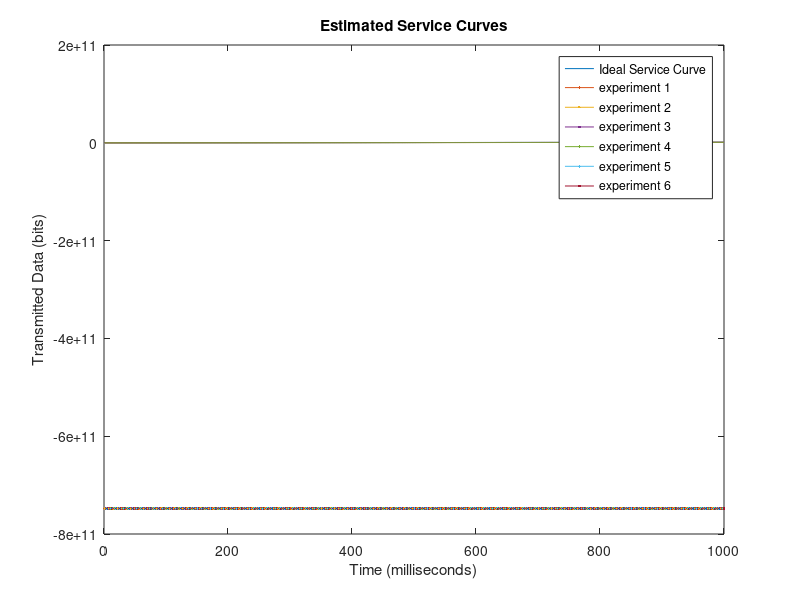

Here is the MATLAB script that generated this plot:
figure(1);
x = 1:1:1000;
k = 1000;

y0 = k*1000*x - 9990000;

y1 = k*1000* - 748000;
y2 = k*1100*x - 483200;
y3 = k*900*x - 435200;

y4 = k*1000*x - 503200;
y5 = k*1100*x - 474400;
y6 = k*900*x - 976000;


plot(x,y0, x,y1, x,y2, x,y3, x,y4, x,y5, x,y6);


title('Estimated Service Curves');
xlabel('Time (milliseconds)');
ylabel('Transmitted Data (bits)');
legend('Ideal Service Curve', 'experiment 1', 'experiment 2', 'experiment 3','experiment 4','experiment 5','experiment 6');
